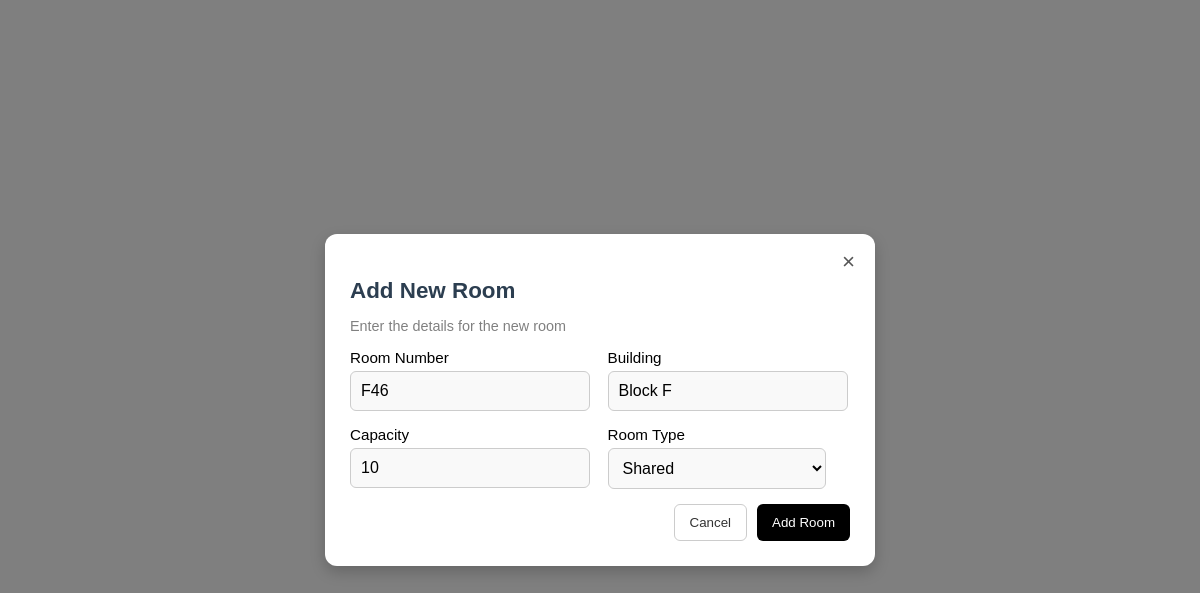
Screenshot of /edit-room/F46/ (signed in) with the database file from the repository.
### home/models.py (models this page shows, shortened)
class Room(models.Model):
    ROOM_TYPES = [
        ('Single', 'Single'),
        ('Shared', 'Shared'),
    ]
    building = models.CharField(max_length=50)  # Manually entered building block
    room_number = models.CharField(max_length=10, unique=True)  # Manually entered room number
    room_type = models.CharField(max_length=10, choices=ROOM_TYPES)
    capacity = models.IntegerField()
    occupied = models.IntegerField(default=0)  # Tracks current number of students in the room

### home/views.py (the view)
# urls.py: path('edit-room/<str:room_number>/', views.edit_room, name='edit-room'),
@login_required
def edit_room(request, room_number):
    room_list =get_object_or_404(Room, room_number=room_number)
    if request.method == "POST":
        form = RoomForm(request.POST, instance=room_list)
        if form.is_valid():
            form.save()
            return redirect('admin-room')
    else:
        form = RoomForm(instance=room_list)
    return render(request, 'new_room.html', {'form': form})

### home/forms.py
class RoomForm(forms.ModelForm):
    class Meta:
        model = Room
        fields = ['building', 'room_number', 'room_type', 'capacity']
        widgets = {
            'building': forms.TextInput(attrs={'class': 'form-control', 'placeholder': 'Building Block (e.g., Block A)'}),
            'room_number': forms.TextInput(attrs={'class': 'form-control', 'placeholder': 'Room Number (e.g., A101)'}),
            'room_type': forms.Select(attrs={'class': 'form-control', 'placeholder': 'standard'}),
            'capacity': forms.NumberInput(attrs={'class': 'form-control'}),
        }

### home/templates/new_room.html (shortened to what this page needs)
{% load static %}
<!DOCTYPE html>
<html lang="en">
  <head>
    <link rel="stylesheet" href="{% static 'css/new_room.css' %}" />
  </head>
  <body>
    <div class="modal">
      <a href="{% url 'admin-room' %}">
        <span class="close-btn">&times;</span>
      </a>
      <h2 class="modal-title">Add New Room</h2>
      <p class="modal-subtitle">Enter the details for the new room</p>
      <form method="post">
        <div class="form-grid">
          <div>
            <label for="{{ form.room_number.id_for_label }}">Room Number</label>
            {{ form.room_number }}
          </div>
          <div>
            <label for="{{ form.building.id_for_label }}">Building</label>
            {{ form.building }}
          </div>
          <div>
            <label for="{{ form.capacity.id_for_label }}">Capacity</label>
            {{ form.capacity }}
          </div>
          <div>
            <label for="{{ form.room_type.id_for_label }}">Room Type</label>
            {{ form.room_type }}
          </div>
        </div>
        <div class="button-group">
          <button
            type="button"
            class="cancel-btn"
            onclick="window.location.href='{% url 'admin-room' %}'"
          >
            Cancel
          </button>
          <button type="submit" class="submit-btn">Add Room</button>
        </div>
      </form>
    </div>
  </body>
</html>

### home/static/css/new_room.css (style rules this page uses)
body { font-family: 'Poppins', sans-serif; background: rgba(0, 0, 0, 0.5); display: flex; justify-content: center; align-items: center; height: 100vh; margin: 0; }
label { font-weight: 500; font-size: 0.95rem; margin-bottom: 5px; display: block; }
input, select { background: #f5f5f5; }
.modal { background: white; padding: 25px; border-radius: 12px; box-shadow: 0px 6px 15px rgba(0, 0, 0, 0.2); width: 500px; position: relative; animation: fadeIn 0.5s ease-in-out; }
.close-btn { position: absolute; top: 15px; right: 20px; font-size: 1.4rem; cursor: pointer; color: #555; }
.modal-title { font-size: 1.4rem; font-weight: 600; margin-bottom: 5px; color: #2C3E50; }
.modal-subtitle { font-size: 0.9rem; color: gray; margin-bottom: 15px; }
.form-grid { display: grid; grid-template-columns: 1fr 1fr; gap: 15px; }
input, select { width: 90%; padding: 10px; border: 1px solid #ccc; border-radius: 6px; font-size: 1rem; background: #f9f9f9; transition: 0.3s; }
.button-group { display: flex; justify-content: flex-end; margin-top: 15px; }
.cancel-btn { background: white; color: #333; border: 1px solid #ccc; padding: 10px 15px; border-radius: 6px; cursor: pointer; margin-right: 10px; }
.submit-btn { background: black; color: white; border: none; padding: 10px 15px; border-radius: 6px; cursor: pointer; }

### rows the page displays
Room: room_number "F46", building "Block F", capacity "10", room_type "Shared"
